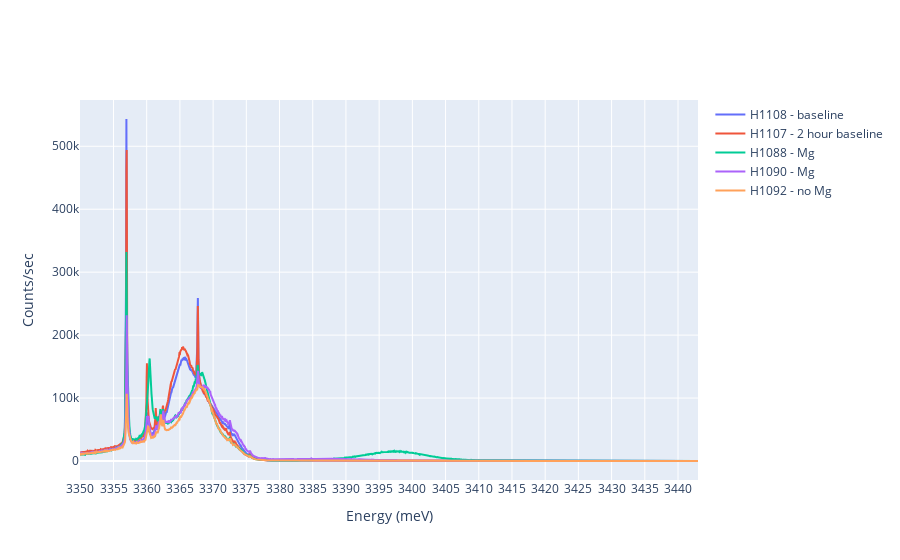

Notebook code for this chart:
### Code cell
import numpy as np
import matplotlib.pyplot as plt
import pandas as pd
import plotly.express as px
import plotly.graph_objects as go

#E = hc/lambda in eV calculations
h = 6.62607004*10**(-34) # m^2kg/s
c = 299792458 # m/s
eV = 1.602176634*10**(-19) # J
Conversion = h*c/eV

FileNames = ['2020071402', '2020071404', '2020071406', '2020071408', '2020071410']

fig = go.Figure()

names = ['H1108 - baseline','H1107 - 2 hour baseline', 'H1088 - Mg', 'H1090 - Mg', 'H1092 - no Mg']

for j in range(len(FileNames)):
    
    
    Wavelength, Count = np.genfromtxt(FileNames[j], delimiter="\t", unpack = True, skip_header=4)
    EnergyEV = [0]*len(Wavelength)
    
    Wavelength = Wavelength*10**(-9)*1.000289
    EnergyEV = Conversion/Wavelength*1000
    
    # Add traces
    fig.add_trace(go.Scatter(x=EnergyEV, y=Count,
                    mode='lines',
                    #name='%.0f' %j, 
                            name = names[j]))

fig['layout']['xaxis'].update(title='Energy (meV)', dtick=5, autorange=True)
fig['layout']['yaxis'].update(title='Counts/sec', autorange=True)
fig.update_layout(showlegend=True)
fig.show()

### Figure 1 — Plotly figure (JSON) as saved in the notebook; plotly's stock layout.template omitted (floating-point values rounded to 4 significant figures; data arrays with more than 128 entries replaced by an {"elided": "..."} marker saying what was removed)
{"data": [{"mode": "lines", "name": "H1108 - baseline", "type": "scatter", "x": {"elided": "2001 float values"}, "y": {"elided": "2001 int values"}}, {"mode": "lines", "name": "H1107 - 2 hour baseline", "type": "scatter", "x": {"elided": "2001 float values"}, "y": {"elided": "2001 int values"}}, {"mode": "lines", "name": "H1088 - Mg", "type": "scatter", "x": {"elided": "2001 float values"}, "y": {"elided": "2001 int values"}}, {"mode": "lines", "name": "H1090 - Mg", "type": "scatter", "x": {"elided": "2001 float values"}, "y": {"elided": "2001 int values"}}, {"mode": "lines", "name": "H1092 - no Mg", "type": "scatter", "x": {"elided": "2001 float values"}, "y": {"elided": "2001 int values"}}], "layout": {"showlegend": true, "xaxis": {"autorange": true, "dtick": 5, "title": {"text": "Energy (meV)"}}, "yaxis": {"autorange": true, "title": {"text": "Counts/sec"}}}}
